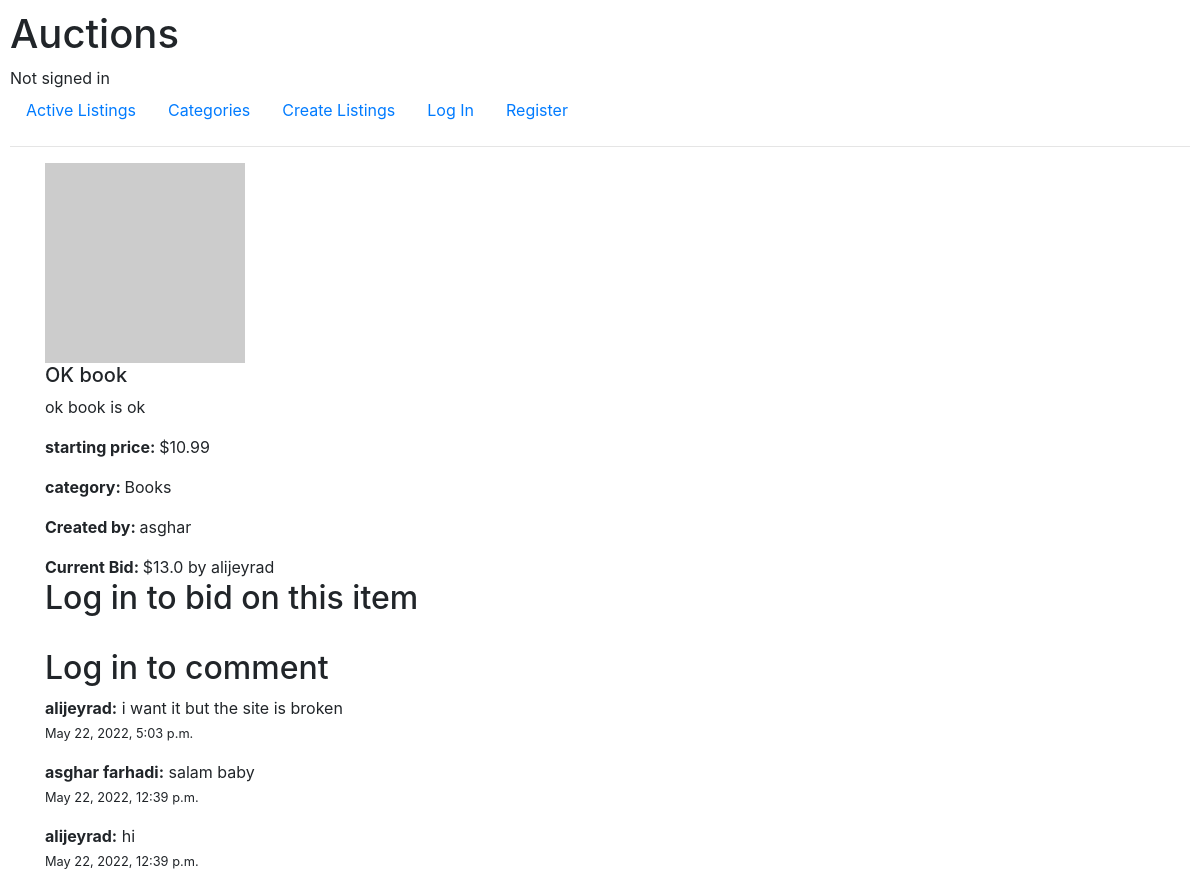
The page /listing/5 on the database as committed earlier.
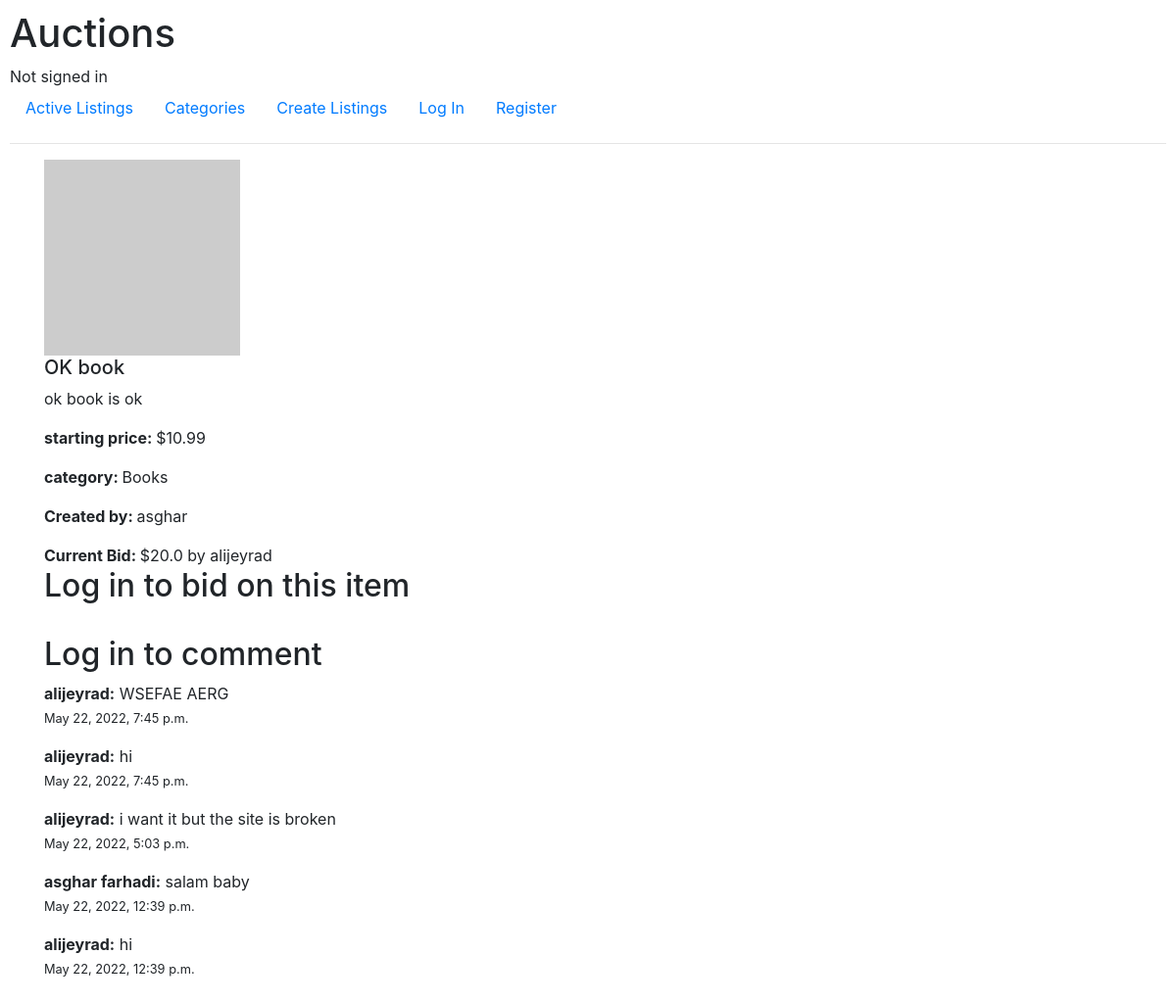
The same page on the database as committed later.
### auctions/models.py (models this page shows, shortened)
class Listing(models.Model):
    title = models.CharField(max_length=255)
    description = models.TextField()
    starting_bid = models.FloatField(default=0)
    image_url = models.URLField()
    active = models.BooleanField(default=True)
    created_date = models.DateTimeField(auto_now_add=True)
    owner = models.ForeignKey(User, on_delete=models.SET_NULL, null=True, related_name="owner")
    category = models.ForeignKey(Category, on_delete=models.SET_NULL, null=True)
    bids = models.ForeignKey('Bid', on_delete=models.SET_NULL, null=True)

class Category(models.Model):
    title = models.CharField(max_length=255)
    def __str__(self):
        return f"{self.title}"

class User(AbstractUser):
    watchlist = models.ManyToManyField('Listing', related_name='watchlist', blank=True)
    def __str__(self):
        return f"{self.username}"

class Bid(models.Model):
    bid = models.FloatField()
    time_added = models.DateTimeField(auto_now_add=True)
    bidder = models.ForeignKey(User, on_delete=models.CASCADE)
    for_listing = models.ForeignKey(Listing, on_delete=models.CASCADE)

class Comment(models.Model):
    text = models.CharField(max_length=255)
    time_added = models.DateTimeField(auto_now_add=True)
    writer = models.ForeignKey(User, on_delete=models.CASCADE)
    for_listing = models.ForeignKey(Listing, on_delete=models.CASCADE)

### auctions/views.py (the view)
# urls.py: path("listing/<int:id>", views.listing, name="listing"),
def listing(request, id):
    listing = Listing.objects.get(id=id)
    comments = Comment.objects.all().filter(for_listing=listing).order_by('-time_added')
    latest_bid = Bid.objects.all().filter(for_listing=listing.id).order_by('-time_added')
    return render(request, "auctions/listing.html", {
        'listing': listing,
        'latest_bid': latest_bid[0] if latest_bid else None,
        'comments': comments
    })

### auctions/templates/auctions/listing.html (shortened to what this page needs)
{% extends "auctions/layout.html" %}
{% block body %}
  <div class="container listing">
    <div class="image">
        <img src="{{listing.image_url}}" alt="{{listing.title}}">
    </div>
    <div class="info">
        <h5>
          {{listing.title}}
        </h5>
        <p>{{listing.description}}</p>
        <p> <strong>starting price: </strong>${{listing.starting_bid}}</p>
        <p><strong>category: </strong>{{listing.category}}</p>
        <p><strong>Created by: </strong>{{listing.owner}}</p>
    </div>
  </div>
  <div class="container bidding">
    {% if latest_bid %}
      <strong>Current Bid: </strong>${{latest_bid.bid}}
      {% if latest_bid.bidder == user %}
        <span>by you</span>
        <span>
          <form class="remove_watchlist" method="post" action="{% url 'remove_watchlist' listing.id %}">
            {% csrf_token %}
            <button type="submit">Remove from Watchlist</button>
          </form>
        </span>
      {% else %}
        <span>by {{latest_bid.bidder}}</span>
      {% endif %}
      {% else %}
      <strong>Current Bid: </strong>No bids yet, be the first to bid.
    {% endif %}
    {% if user.is_authenticated %}
    <form class="bid" action="{% url 'add_bid' listing.id %}" method="post">
      {% csrf_token %}
      <br>
      <input type="number" step="0.1" min=0 name="bid" placeholder="Place your bid" required>
      <button type="submit">Add to Watchlist</button>
    </form>
      {% else %}
      <h2>Log in to bid on this item</h2>
    {% endif %}
  </div>
  <div class="container comments">
    <br>
    {% if user.is_authenticated %}
    <form action="{% url 'comment' listing.id %}" method="post" class="commentForm">
      {% csrf_token %}
      <textarea name="comment" cols="30" rows="3" placeholder="Comment here" required></textarea>
      <button type="submit">Comment</button>
    </form>
      {% else %}
      <h2>Log in to comment</h2>
    {% endif %}
    {% for comment in comments %}
      <div class="singleComment">
        <strong>{{comment.writer}}:</strong>
        <span>{{comment.text}}</span>
        <p><small>{{comment.time_added}}</small></p>
      </div>
      {% empty %}
      No comments for this listing
    {% endfor %}
  </div>
{% endblock body %}

### auctions/templates/auctions/layout.html (shortened to what this page needs)
{% load static %}
<!DOCTYPE html>
<html lang="en">
    <head>
        <link rel="stylesheet" href="https://stackpath.bootstrapcdn.com/bootstrap/4.4.1/css/bootstrap.min.css">
        <link href="{% static 'auctions/styles.css' %}" rel="stylesheet">
    </head>
    <body>
        <h1>Auctions</h1>
        <div>
            {% if user.is_authenticated %}
                Signed in as <strong>{{ user.username }}</strong>
            {% else %}
                Not signed in
            {% endif %}
        </div>
        <ul class="nav">
            <li class="nav-item">
                <a class="nav-link" href="{% url 'index' %}">Active Listings</a>
            </li>
            <li class="nav-item">
                <a class="nav-link" href="{% url 'categories' %}">Categories</a>
            </li>
            <li class="nav-item">
                <a class="nav-link" href="{% url 'create' %}">Create Listings</a>
            </li>
            {% if user.is_authenticated %}
                <li class="nav-item">
                    <a class="nav-link" href="{% url 'logout' %}">Log Out</a>
                </li>
                <li class="nav-item">
                    <a class="nav-link" href="{% url 'watchlist' %}">Watchlist</a>
                </li>
            {% else %}
                <li class="nav-item">
                    <a class="nav-link" href="{% url 'login' %}">Log In</a>
                </li>
                <li class="nav-item">
                    <a class="nav-link" href="{% url 'register' %}">Register</a>
                </li>
            {% endif %}
        </ul>
        <hr>
        {% block body %}
        {% endblock %}
    </body>
</html>

### auctions/static/auctions/styles.css (style rules this page uses)
body { padding: 10px; }

Rows that differ between the two databases and show on the page:
no longer on this page (row unchanged): Bid: bid "13.0", bidder "alijeyrad"
added Bid: bid "20.0", bidder "alijeyrad"
added Comment: writer "alijeyrad", text "WSEFAE AERG", time_added "May 22, 2022, 7:45 p.m."
added Comment: writer "alijeyrad", text "hi", time_added "May 22, 2022, 7:45 p.m."
